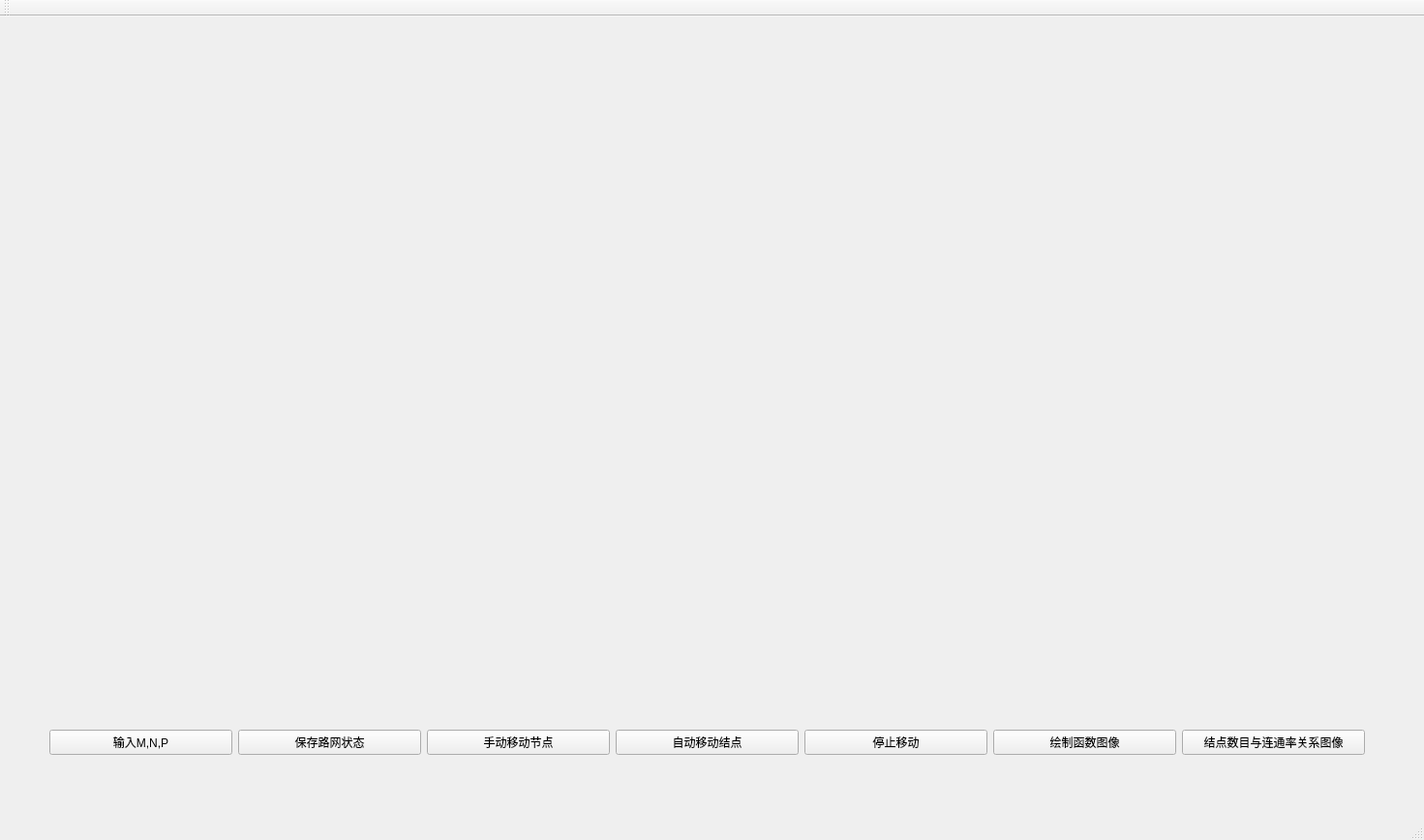
<?xml version="1.0" encoding="UTF-8"?>
<ui version="4.0">
 <class>MainWindow</class>
 <widget class="QMainWindow" name="MainWindow">
  <property name="geometry">
   <rect>
    <x>0</x>
    <y>0</y>
    <width>1471</width>
    <height>868</height>
   </rect>
  </property>
  <property name="sizePolicy">
   <sizepolicy hsizetype="Preferred" vsizetype="Preferred">
    <horstretch>5</horstretch>
    <verstretch>0</verstretch>
   </sizepolicy>
  </property>
  <property name="windowTitle">
   <string>MainWindow</string>
  </property>
  <widget class="QWidget" name="centralWidget">
   <widget class="QWidget" name="ButtonWidget" native="true">
    <property name="geometry">
     <rect>
      <x>40</x>
      <y>680</y>
      <width>1381</width>
      <height>141</height>
     </rect>
    </property>
    <property name="sizePolicy">
     <sizepolicy hsizetype="Preferred" vsizetype="Preferred">
      <horstretch>0</horstretch>
      <verstretch>0</verstretch>
     </sizepolicy>
    </property>
    <property name="minimumSize">
     <size>
      <width>0</width>
      <height>0</height>
     </size>
    </property>
    <property name="baseSize">
     <size>
      <width>0</width>
      <height>0</height>
     </size>
    </property>
    <layout class="QHBoxLayout" name="horizontalLayout_2">
     <item>
      <widget class="QPushButton" name="InputButten">
       <property name="text">
        <string>输入M,N,P</string>
       </property>
      </widget>
     </item>
     <item>
      <widget class="QPushButton" name="SaveButton">
       <property name="minimumSize">
        <size>
         <width>0</width>
         <height>0</height>
        </size>
       </property>
       <property name="text">
        <string>保存路网状态</string>
       </property>
      </widget>
     </item>
     <item>
      <widget class="QPushButton" name="MoveButton">
       <property name="text">
        <string>手动移动节点</string>
       </property>
      </widget>
     </item>
     <item>
      <widget class="QPushButton" name="pushButton_3">
       <property name="text">
        <string>自动移动结点</string>
       </property>
      </widget>
     </item>
     <item>
      <widget class="QPushButton" name="pushButton_6">
       <property name="text">
        <string>停止移动</string>
       </property>
      </widget>
     </item>
     <item>
      <widget class="QPushButton" name="pushButton_4">
       <property name="text">
        <string>绘制函数图像</string>
       </property>
      </widget>
     </item>
     <item>
      <widget class="QPushButton" name="pushButton">
       <property name="text">
        <string>结点数目与连通率关系图像</string>
       </property>
      </widget>
     </item>
    </layout>
   </widget>
  </widget>
  <widget class="QMenuBar" name="menuBar">
   <property name="geometry">
    <rect>
     <x>0</x>
     <y>0</y>
     <width>1471</width>
     <height>21</height>
    </rect>
   </property>
  </widget>
  <widget class="QToolBar" name="mainToolBar">
   <attribute name="toolBarArea">
    <enum>TopToolBarArea</enum>
   </attribute>
   <attribute name="toolBarBreak">
    <bool>false</bool>
   </attribute>
  </widget>
  <widget class="QStatusBar" name="statusBar"/>
 </widget>
 <layoutdefault spacing="6" margin="11"/>
 <resources/>
 <connections/>
</ui>
